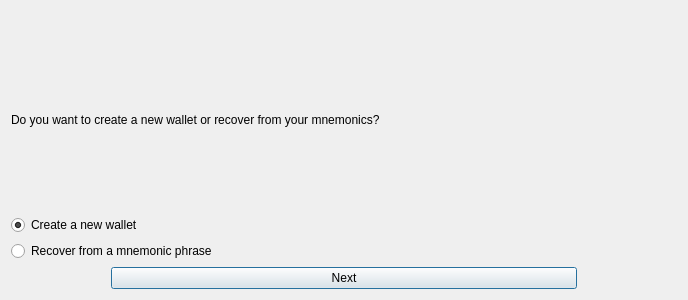
<?xml version="1.0" encoding="UTF-8"?>
<ui version="4.0">
 <class>ImportOrCreate</class>
 <widget class="QDialog" name="ImportOrCreate">
  <property name="geometry">
   <rect>
    <x>0</x>
    <y>0</y>
    <width>688</width>
    <height>300</height>
   </rect>
  </property>
  <property name="sizePolicy">
   <sizepolicy hsizetype="Expanding" vsizetype="Expanding">
    <horstretch>0</horstretch>
    <verstretch>0</verstretch>
   </sizepolicy>
  </property>
  <property name="windowTitle">
   <string>Welcome to XCX Wallet Wizard</string>
  </property>
  <layout class="QVBoxLayout" name="verticalLayout" stretch="0,0,0">
   <property name="topMargin">
    <number>30</number>
   </property>
   <item>
    <widget class="QLabel" name="label">
     <property name="autoFillBackground">
      <bool>false</bool>
     </property>
     <property name="text">
      <string>Do you want to create a new wallet or recover from your mnemonics?</string>
     </property>
    </widget>
   </item>
   <item>
    <layout class="QVBoxLayout" name="verticalLayout_2">
     <item>
      <widget class="QRadioButton" name="rbCreate">
       <property name="text">
        <string>Create a new wallet</string>
       </property>
       <property name="checked">
        <bool>true</bool>
       </property>
      </widget>
     </item>
     <item>
      <widget class="QRadioButton" name="rbRecover">
       <property name="text">
        <string>Recover from a mnemonic phrase</string>
       </property>
      </widget>
     </item>
    </layout>
   </item>
   <item>
    <layout class="QHBoxLayout" name="horizontalLayout_5">
     <property name="spacing">
      <number>50</number>
     </property>
     <property name="leftMargin">
      <number>100</number>
     </property>
     <property name="rightMargin">
      <number>100</number>
     </property>
     <item>
      <widget class="QPushButton" name="btnNext">
       <property name="text">
        <string>Next</string>
       </property>
      </widget>
     </item>
    </layout>
   </item>
  </layout>
 </widget>
 <resources/>
 <connections/>
</ui>
